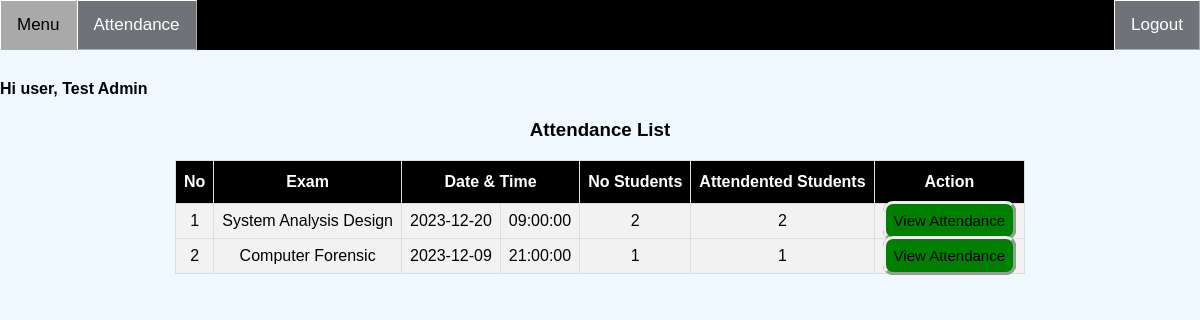
Screenshot of /Lecturer/Attendance.php (signed in) with the database file from the repository.
### tables this page shows
CREATE TABLE `exam` (
  `id` int(11) NOT NULL,
  `name` varchar(255) NOT NULL,
  `datetime` datetime NOT NULL
);

### Lecturer/Attendance.php (the view, shortened to what this page needs)
<?php
if(isset ($_SESSION["userId"]))
{
include "Header.php";
?>
<!DOCTYPE html>
<html>
<head>
</head>
<body>
<?php
$queryGet = "SELECT
    e.id AS exam_id,
    e.name AS exam_name,
    e.datetime AS datetime,
    COUNT(she.student_id) AS num_stud,
    SUM(she.attendance) AS total_attendance
FROM
    exam e
LEFT JOIN
    student_has_exam she ON e.id = she.exam_id
GROUP BY
    e.id, e.name;";
$resultGet = mysqli_query($link,$queryGet);
if(!$resultGet)
{	die ("Invalid Query - get Items List: ". mysqli_error($link));	}
else{	?>
    <center><h3>Attendance List</h3></center>
    <table id="table" border="1" align="center">
        <tr>
            <th>No</th>
            <th>Exam</th>
            <th colspan=2>Date & Time</th>
            <th>No Students</th>
            <th>Attendented Students</th>
            <th>Action</th>
        </tr>
        <?php				if(mysqli_num_rows($resultGet)<=0){	?>
            <tr>
                <td colspan="4">No Student Registered</td>
            </tr><?php	}
        else{
            $no=1;
            while($row1= mysqli_fetch_array($resultGet, MYSQLI_BOTH))
            {
                $datetimeObject = new DateTime($row1['datetime']);
                $date = $datetimeObject->format('Y-m-d');
                $time = $datetimeObject->format('H:i:s');
                ?>
                <tr>
                <td><?php echo $no;?></td>
                <td><?php echo $row1['exam_name'];?></td>
                <td><?php echo $date;$no++;?></td>
                <td><?php echo $time?></td>
                <td><?php echo $row1['num_stud']?></td>
                <td><?php echo $row1['total_attendance'];?></td>
                <td>
                    <a href="AttendanceView.php?id=<?php echo $row1['exam_id'];?>" class="btn btn-take">View Attendance</a>
                </td>
                </tr><?php	}	}?>
    </table>
<?php	}?>
<?php
}
else{
    echo "No session exists or session has expired. Please log in again ";
    echo "Page will be redirect in 2 seconds";
    header('Refresh: 2; ../Auth/Login.php');
}	?>
</body>
</html>

### CSS/topNav.css (style rules this page uses)
* { box-sizing: border-box; }
body { margin: 0; font-family: Arial, Helvetica, sans-serif; background-image: url("bc.jpg"); background-color:aliceblue; background-size: 100% ; background-repeat: no-repeat; background-attachment: fixed; background-position:90% 100%; position:absolute; top:10%; max-width: -webkit-fill-available; right: 0px; left: 0px; }
.btn { padding: 15px; font-size: 15px; color: white; background: black ; border-style: outset; border-radius: 10px; cursor: pointer; }
#table { font-family: "Trebuchet MS", Arial, Helvetica, sans-serif; border-collapse: collapse; }
#table td, #table th { border: 1px solid #ddd; padding: 8px; text-align: center; max-width: auto; }
#table tr { background-color: #f2f2f2; }
#table th { padding-top: 12px; padding-bottom: 12px; text-align: center; background-color: black; color: white; max-width: auto; background-position: center; }

### Lecturer/Attendance.php (style rules this page uses)
.btn-take { padding: 8px; background: green; color: black; text-decoration: solid; }

### rows the page displays
exam: name "System Analysis Design", datetime "2023-12-20", datetime "09:00:00", num_stud "2", total_attendance "2"
exam: name "Computer Forensic", datetime "2023-12-09", datetime "21:00:00", num_stud "1", total_attendance "1"

### other values shown
$_SESSION["name"] "Test Admin"
